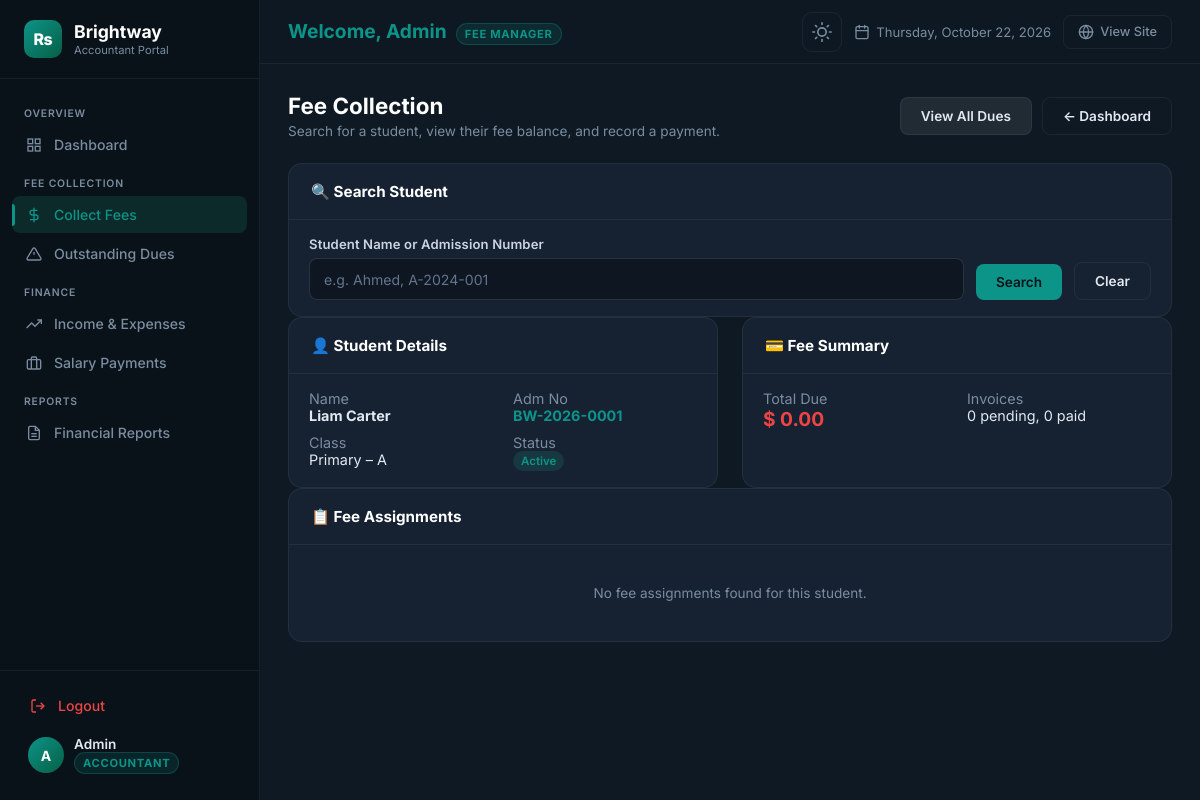
/accountant/fee_payments.php?student_id=1 (signed in), run on the app's committed database.
### tables this page shows
CREATE TABLE `students` (
  `id` INT AUTO_INCREMENT PRIMARY KEY,
  `admission_no` VARCHAR(50) NOT NULL UNIQUE,
  `roll_no` VARCHAR(20) NULL,
  `first_name` VARCHAR(50) NOT NULL,
  `last_name` VARCHAR(50) NOT NULL,
  `gender` ENUM('Male', 'Female', 'Other') NOT NULL,
  `date_of_birth` DATE NOT NULL,
  `session_id` INT NOT NULL,
  `class_id` INT NOT NULL,
  `section_id` INT NOT NULL,
  `parent_name` VARCHAR(100) NOT NULL,
  `parent_phone` VARCHAR(25) NOT NULL,
  `parent_email` VARCHAR(100) NULL,
  `address` TEXT NOT NULL,
  `admission_date` DATE NOT NULL,
  `student_photo` VARCHAR(255) NULL,
  `status` ENUM('active', 'inactive', 'graduated', 'archived') NOT NULL DEFAULT 'active',
  `created_at` DATETIME NOT NULL DEFAULT CURRENT_TIMESTAMP,
  `updated_at` DATETIME NOT NULL DEFAULT CURRENT_TIMESTAMP ON UPDATE CURRENT_TIMESTAMP,
  CONSTRAINT `fk_students_session` FOREIGN KEY (`session_id`) REFERENCES `academic_sessions` (`id`),
  CONSTRAINT `fk_students_class` FOREIGN KEY (`class_id`) REFERENCES `classes` (`id`),
  CONSTRAINT `fk_students_section` FOREIGN KEY (`section_id`) REFERENCES `sections` (`id`)
);

CREATE TABLE `classes` (
  `id` INT AUTO_INCREMENT PRIMARY KEY,
  `class_name` VARCHAR(50) NOT NULL UNIQUE,
  `numeric_grade` INT NOT NULL,
  `created_at` DATETIME NOT NULL DEFAULT CURRENT_TIMESTAMP
);

CREATE TABLE `sections` (
  `id` INT AUTO_INCREMENT PRIMARY KEY,
  `class_id` INT NOT NULL,
  `section_name` VARCHAR(20) NOT NULL,
  `capacity` INT NOT NULL DEFAULT 30,
  `created_at` DATETIME NOT NULL DEFAULT CURRENT_TIMESTAMP,
  UNIQUE KEY `uq_class_section` (`class_id`, `section_name`),
  CONSTRAINT `fk_sections_class` FOREIGN KEY (`class_id`) REFERENCES `classes` (`id`) ON DELETE CASCADE
);

### admin/auth.php (called while the page is built, shortened)
<?php
require_once __DIR__ . '/../config/database.php';
function getSetting(string $key, string $default = ''): string {
    global $conn;
    static $cache = [];
    $stmt = mysqli_prepare($conn, "SELECT setting_value FROM school_settings WHERE setting_key = ? LIMIT 1");
    mysqli_stmt_bind_param($stmt, 's', $key);
    mysqli_stmt_execute($stmt);
    $res = mysqli_stmt_get_result($stmt);
    $row = mysqli_fetch_assoc($res);
    $cache[$key] = $row ? (string)$row['setting_value'] : $default;
    return $cache[$key];
}
?>

### accountant/auth_check.php (called while the page is built, shortened)
<?php
require_once __DIR__ . '/../admin/auth.php';
$currency    = getSetting('currency_symbol', 'Rs');

### accountant/fee_payments.php (the view, shortened to what this page needs)
<?php
require_once __DIR__ . '/auth_check.php';
$search_q   = trim($_GET['q'] ?? '');
$student_id = (int)($_GET['student_id'] ?? 0);
$selected_student   = null;
$fee_assignments     = [];
if ($student_id > 0) {
    $stmt = mysqli_prepare($conn,
        "SELECT s.*, c.class_name, sec.section_name
         FROM students s
         LEFT JOIN classes c ON s.class_id = c.id
         LEFT JOIN sections sec ON s.section_id = sec.id
         WHERE s.id = ? LIMIT 1");
    mysqli_stmt_bind_param($stmt, 'i', $student_id);
    mysqli_stmt_execute($stmt);
    $selected_student = mysqli_fetch_assoc(mysqli_stmt_get_result($stmt));
}
include __DIR__ . '/header.php';
?>
<div class="page-header">
    <div class="page-header__left">
        <h1 class="page-header__title">Fee Collection</h1>
        <p class="page-header__desc">Search for a student, view their fee balance, and record a payment.</p>
    </div>
    <div class="page-header__actions">
        <a href="fee_dues.php" class="btn-admin btn-admin--secondary">View All Dues</a>
        <a href="dashboard.php" class="btn-admin btn-admin--ghost">← Dashboard</a>
    </div>
</div>
<div class="panel animate-in">
    <div class="panel__header"><h3 class="panel__title">🔍 Search Student</h3></div>
    <form method="GET" action="fee_payments.php" class="filter-form" style="padding:16px 20px;display:flex;gap:12px;align-items:flex-end;">
        <div class="form-group" style="margin:0;flex:1;">
            <label class="form-label">Student Name or Admission Number</label>
            <input type="text" name="q" class="form-control" value="<?php echo htmlspecialchars($search_q); ?>" placeholder="e.g. Ahmed, A-2024-001" autofocus>
        </div>
        <button type="submit" class="btn-admin btn-admin--primary">Search</button>
        <?php if ($student_id > 0): ?>
        <a href="fee_payments.php" class="btn-admin btn-admin--ghost">Clear</a>
        <?php endif; ?>
    </form>
</div>
<?php if ($selected_student): ?>
<div style="display:grid;grid-template-columns:1fr 1fr;gap:24px;margin-top:0;">
    <div class="panel animate-in">
        <div class="panel__header"><h3 class="panel__title">👤 Student Details</h3></div>
        <div style="padding:16px 20px;display:grid;grid-template-columns:1fr 1fr;gap:10px 20px;font-size:.9rem;">
            <div><span style="color:var(--admin-text-muted);">Name</span><br><strong><?php echo htmlspecialchars($selected_student['first_name'].' '.$selected_student['last_name']); ?></strong></div>
            <div><span style="color:var(--admin-text-muted);">Adm No</span><br><strong style="color:var(--admin-accent);"><?php echo htmlspecialchars($selected_student['admission_no']); ?></strong></div>
            <div><span style="color:var(--admin-text-muted);">Class</span><br><?php echo htmlspecialchars(($selected_student['class_name'] ?? 'N/A') . ' – ' . ($selected_student['section_name'] ?? 'N/A')); ?></div>
            <div><span style="color:var(--admin-text-muted);">Status</span><br><span class="badge badge--<?php echo $selected_student['status']==='active'?'success':'danger'; ?>"><?php echo ucfirst($selected_student['status']); ?></span></div>
        </div>
    </div>
    <div class="panel animate-in">
        <div class="panel__header"><h3 class="panel__title">💳 Fee Summary</h3></div>
        <?php
        $total_outstanding = array_sum(array_column(array_filter($fee_assignments, fn($a)=>$a['status']!=='paid'), 'net_amount'));
        $paid_count   = count(array_filter($fee_assignments, fn($a)=>$a['status']==='paid'));
        $unpaid_count = count(array_filter($fee_assignments, fn($a)=>$a['status']!=='paid'));
        ?>
        <div style="padding:16px 20px;display:grid;grid-template-columns:1fr 1fr;gap:10px 20px;font-size:.9rem;">
            <div><span style="color:var(--admin-text-muted);">Total Due</span><br><strong style="color:var(--admin-red);font-size:1.2rem;"><?php echo $currency; ?> <?php echo number_format($total_outstanding, 2); ?></strong></div>
            <div><span style="color:var(--admin-text-muted);">Invoices</span><br><?php echo $unpaid_count; ?> pending, <?php echo $paid_count; ?> paid</div>
        </div>
    </div>
</div>
<div class="panel animate-in">
    <div class="panel__header"><h3 class="panel__title">📋 Fee Assignments</h3></div>
    <?php if (!empty($fee_assignments)): ?>
    <div class="table-responsive">
        <table class="recent-table">
            <thead>
                <tr>
                    <th>Fee Title</th>
                    <th>Due Date</th>
                    <th style="text-align:right;">Assigned</th>
                    <th style="text-align:right;">Discount</th>
                    <th style="text-align:right;color:var(--admin-red);">Balance Due</th>
                    <th>Status</th>
                    <th style="text-align:right;">Action</th>
                </tr>
            </thead>
            <tbody>
            <?php foreach ($fee_assignments as $fa): ?>
                <tr>
                    <td style="font-weight:600;"><?php echo htmlspecialchars($fa['fee_title']); ?></td>
                    <td style="font-size:.85rem;color:<?php echo (strtotime($fa['due_date'])<time()&&$fa['status']!=='paid')?'var(--admin-red)':'var(--admin-text-muted)'; ?>;">
                        <?php echo date('M j, Y', strtotime($fa['due_date'])); ?>
                    </td>
                    <td style="text-align:right;"><?php echo $currency; ?> <?php echo number_format($fa['assigned_amount'],2); ?></td>
                    <td style="text-align:right;color:var(--admin-text-muted);"><?php echo $currency; ?> <?php echo number_format($fa['discount_amount'],2); ?></td>
                    <td style="text-align:right;font-weight:700;color:<?php echo $fa['status']==='paid'?'#22c55e':'var(--admin-red)'; ?>;">
                        <?php echo $fa['status']==='paid' ? '✅ Paid' : ($currency.' '.number_format($fa['net_amount'],2)); ?>
                    </td>
                    <td><span class="badge badge--<?php echo ['paid'=>'success','partial'=>'warning','unpaid'=>'danger'][$fa['status']] ?? 'secondary'; ?>"><?php echo ucfirst($fa['status']); ?></span></td>
                    <td style="text-align:right;">
                        <?php if ($fa['status'] !== 'paid'): ?>
                        <button type="button" class="btn-admin btn-admin--sm btn-admin--primary"
                            onclick="openPayForm(<?php echo $fa['sfa_id']; ?>, '<?php echo addslashes($fa['fee_title']); ?>', <?php echo $fa['net_amount']; ?>)">
                            Collect
                        </button>
                        <?php else: ?>
                        <span style="color:#22c55e;font-size:.8rem;">✔ Done</span>
                        <?php endif; ?>
                    </td>
                </tr>
            <?php endforeach; ?>
            </tbody>
        </table>
    </div>
    <?php else: ?>
    <div class="empty-state"><p>No fee assignments found for this student.</p></div>
    <?php endif; ?>
</div>
<?php endif;  ?>
<?php include __DIR__ . '/footer.php'; ?>

### admin/assets/css/admin.css (style rules this page uses)
:root { --admin-bg: #0f1923; --admin-sidebar: #0a1219; --admin-card: #162232; --admin-card-hover: #1c2d42; --admin-border: rgba(255,255,255,0.06); --admin-text: #e2e8f0; --admin-text-muted: #7a8ca0; --admin-heading: #ffffff; --admin-topbar-bg: rgba(15,25,35,0.85); --admin-input-bg: rgba(15,25,35,0.6); --admin-accent: #22d3a7; --admin-accent-soft: rgba(34,211,167,0.12); --admin-blue: #3b82f6; --admin-blue-soft: rgba(59,130,246,0.12); --admin-pink: #f472b6; --admin-pink-soft: rgba(244,114,182,0.12); --admin-amber: #fbbf24; --admin-amber-soft: rgba(251,191,36,0.12); --admin-red: #ef4444; --admin-red-soft: rgba(239,68,68,0.12); --admin-purple: #a78bfa; --admin-purple-soft: rgba(167,139,250,0.12); --sidebar-w: 260px; --topbar-h: 64px; --radius: 14px; --radius-sm: 8px; --shadow: 0 4px 24px rgba(0,0,0,0.25); --transition: 0.25s cubic-bezier(.4,0,.2,1); }
*, *::before, *::after { box-sizing: border-box; margin: 0; padding: 0; }
body.admin-body { font-family: 'Inter', -apple-system, BlinkMacSystemFont, 'Segoe UI', Roboto, sans-serif; background: var(--admin-bg); color: var(--admin-text); min-height: 100vh; overflow-x: hidden; -webkit-font-smoothing: antialiased; }
a { color: inherit; text-decoration: none; }
.btn-admin { display: inline-flex; align-items: center; gap: 8px; padding: 10px 20px; border-radius: var(--radius-sm); font-size: 0.85rem; font-weight: 600; border: none; cursor: pointer; transition: all var(--transition); font-family: inherit; }
.btn-admin--primary { background: var(--admin-accent); color: #0a1219; }
.btn-admin--ghost { background: transparent; color: var(--admin-text); border: 1px solid var(--admin-border); }
.panel { background: var(--admin-card); border: 1px solid var(--admin-border); border-radius: var(--radius); overflow: hidden; }
.panel__header { display: flex; align-items: center; justify-content: space-between; padding: 18px 22px; border-bottom: 1px solid var(--admin-border); flex-wrap: wrap; gap: 12px; }
.panel__title { font-size: 0.95rem; font-weight: 700; color: #fff; }
.empty-state { text-align: center; padding: 40px 20px; color: var(--admin-text-muted); }
.empty-state p { font-size: 0.85rem; }
.filter-form { display: flex; gap: 12px; flex-wrap: wrap; align-items: flex-end; }
.filter-form .form-group { margin-bottom: 0; flex: 1 1 160px; }
body.admin-body, .admin-sidebar, .admin-topbar, .panel, .stat-card, .topbar-btn, .sidebar-brand, .sidebar-user { transition: background-color var(--transition), border-color var(--transition), color var(--transition); }
.animate-in { animation: fadeInUp 0.4s ease both; }
.animate-in:nth-child(1) { animation-delay: 0s; }
.animate-in:nth-child(2) { animation-delay: 0.06s; }
.animate-in:nth-child(4) { animation-delay: 0.18s; }
.page-header { display: flex; align-items: center; justify-content: space-between; gap: 16px; margin-bottom: 24px; flex-wrap: wrap; }
.page-header__left { flex: 1; min-width: 240px; }
.page-header__title { font-size: 1.4rem; font-weight: 700; color: var(--admin-heading); margin-bottom: 4px; }
.page-header__desc { font-size: 0.85rem; color: var(--admin-text-muted); }
.page-header__actions { display: flex; align-items: center; gap: 10px; flex-wrap: wrap; }
.btn-admin--secondary { background: rgba(255, 255, 255, 0.08); color: var(--admin-text); border: 1px solid var(--admin-border); }
.filter-form { display: flex; align-items: center; gap: 12px; flex-wrap: wrap; }
.form-control { width: 100%; height: 42px; padding: 0 14px; background: rgba(10, 18, 26, 0.65); border: 1px solid rgba(255, 255, 255, 0.12); border-radius: var(--radius-sm); color: #f1f5f9; font-size: 0.88rem; font-family: inherit; transition: all var(--transition); }
.form-control::placeholder { color: #64748b; }
.form-group { display: flex; flex-direction: column; gap: 6px; margin-bottom: 18px; }
.form-label { font-size: 0.82rem; font-weight: 600; color: #cbd5e1; letter-spacing: 0.01em; }
.badge { display: inline-flex; align-items: center; gap: 4px; font-size: 0.72rem; font-weight: 600; padding: 3px 8px; border-radius: 12px; text-transform: capitalize; }
.badge--active, .badge--success { background: var(--admin-accent-soft); color: var(--admin-accent); }

### accountant/header.php (style rules this page uses)
:root { --admin-accent: #0d9488; --admin-accent-hover: #0f766e; --acc-badge-bg: rgba(13,148,136,.15); }

### data on the page
students: first_name+last_name "Liam Carter", admission_no "BW-2026-0001", class.section_name "Primary – A", status "Active"

### other printed values
$acc_initial "A"
$acc_name "Admin"
$currency "$"
$total_outstanding "0.00"
$unpaid_count "0"
$paid_count "0"
